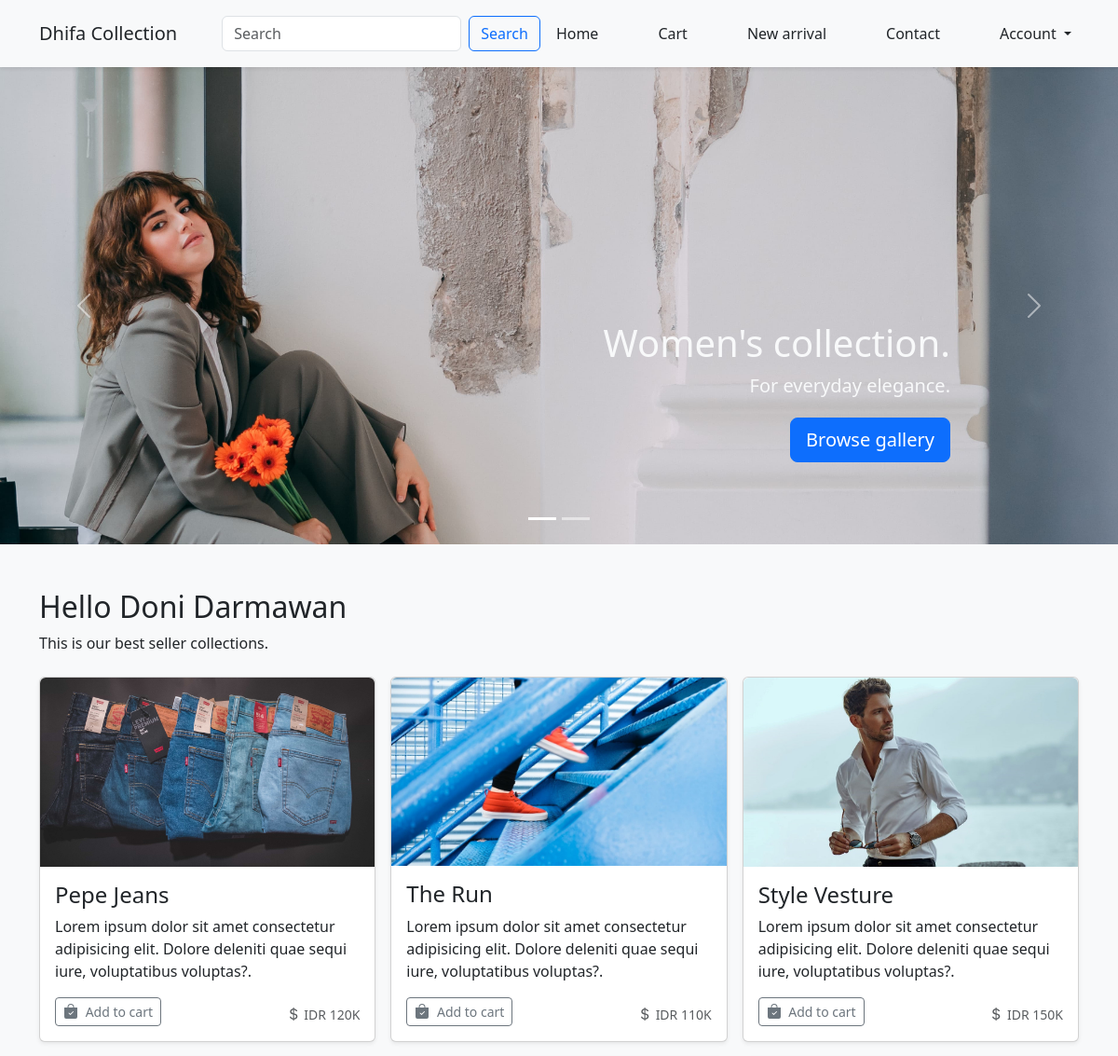
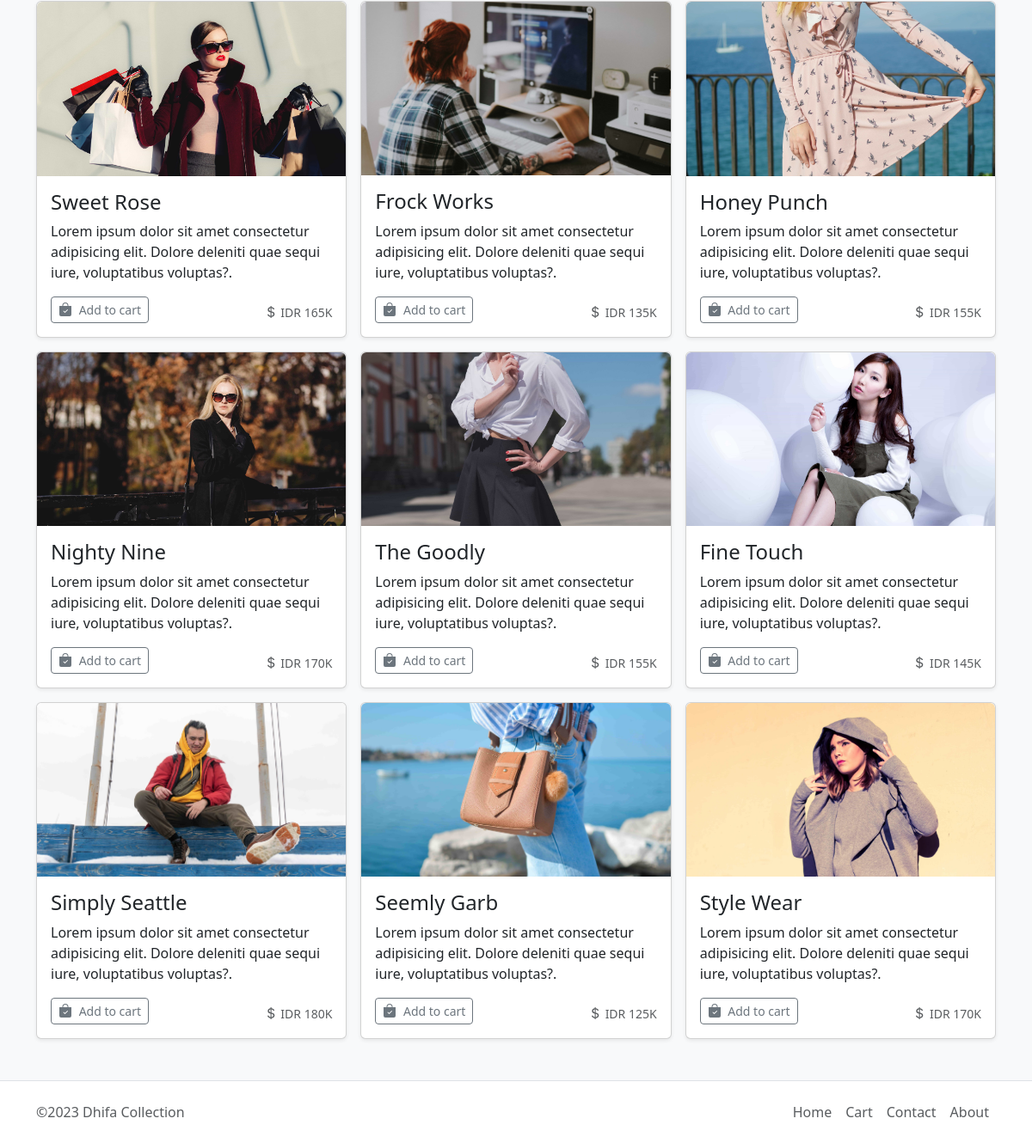
The page / (signed in) on the database its author committed (2 pictures, top to bottom).
### tables this page shows
CREATE TABLE `products` (
  `product_id` int(11) NOT NULL AUTO_INCREMENT,
  `name` varchar(100) NOT NULL,
  `price` bigint(20) NOT NULL,
  `qty` int(11) NOT NULL,
  PRIMARY KEY (`product_id`)
);

### src/Controller/HomeController.php (called while the page is built, shortened)
<?php
class HomeController
{
    public function home()
    {
        $connection = Database::get_connection();
        $sql = "SELECT product_id, name, price FROM products";
        $statement = $connection->prepare($sql);
        $statement->execute();
        $products = $statement->fetchAll();
        $model = [
            "title" => "Dhifa Collection",
            "content" => "Dhifa Collection",
            "products" => $products,
            "navbar" => Navbar::get_navbar(),
            "footer" => Footer::get_footer()
        ];
        View::render("HomeController/home", $model);
    }
}

### public/index.php (called while the page is built, shortened)
<?php
Router::run();

### src/App/View.php (called while the page is built, shortened)
<?php
class View
{
    public static function render(string $path, array $model)
    {
        require_once __DIR__ . "/../View/" . $path . ".php";
    }
}

### src/View/HomeController/home.php (the view, shortened to what this page needs)
<!DOCTYPE html>
<html lang="en">
<head>
    <link href="https://cdn.jsdelivr.net/npm/bootstrap@5.3.0/dist/css/bootstrap.min.css" rel="stylesheet">
</head>
<body>
    <?= $model["navbar"]; ?>
    <div id="myCarousel" class="carousel slide mb-0" data-bs-ride="carousel" data-bs-theme="light">
        <div class="carousel-indicators">
            <button type="button" data-bs-target="#myCarousel" data-bs-slide-to="0" class="active" aria-current="true" aria-label="Slide 1"></button>
            <button type="button" data-bs-target="#myCarousel" data-bs-slide-to="1" aria-label="Slide 2"></button>
        </div>
        <div class="carousel-inner">
            <div style="background-image: url('img/womens.jpg'); background-size: cover;" class="carousel-item active">
                <div class="container">
                    <div class="carousel-caption text-end text-light ">
                        <h1>Women's collection.</h1>
                        <p>For everyday elegance.</p>
                        <p><a class="btn btn-lg btn-primary" href="#">Browse gallery</a></p>
                    </div>
                </div>
            </div>
        </div>
        <button class="carousel-control-prev" type="button" data-bs-target="#myCarousel" data-bs-slide="prev">
            <span class="carousel-control-prev-icon" aria-hidden="true"></span>
        </button>
        <button class="carousel-control-next" type="button" data-bs-target="#myCarousel" data-bs-slide="next">
            <span class="carousel-control-next-icon" aria-hidden="true"></span>
        </button>
    </div>
    <div class="album py-5 bg-body-tertiary">
        <div class="container">
            <h2>
                Hello <?= $_SESSION["fullname"] ?>
            </h2>
            <p class="mb-4 text-lg-start">This is our best seller collections.</p>
            <div class="row row-cols-1 row-cols-sm-2 row-cols-lg-3 g-3">
                <?php
                foreach ($model["products"] as $product) {
                ?>
                    <div class="col">
                        <div class="card  shadow-sm">
                            <img class="rounded-top img-fluid" src="img/<?php echo $product["product_id"] ?>.jpg" alt="<?php echo $product["name"] ?>">
                            <div class="card-body">
                                <h4><?php echo $product["name"] ?></h4>
                                <p class="card-text">Lorem ipsum dolor sit amet consectetur adipisicing elit. Dolore deleniti quae sequi iure, voluptatibus voluptas?.</p>
                                <div class="d-flex justify-content-between align-items-center">
                                    <div class="btn-group">
                                        <button product_id="<?php echo $product["product_id"] ?>" product_name="<?php echo $product["name"] ?>" price="<?php echo $product["price"] ?>" type="button" class="myButton btn btn-sm btn-outline-secondary">
                                            Add to cart</button>
                                    </div>
                                    <small class="text-body-secondary">
                                        IDR
                                        <?php echo $product["price"] ?>K
                                    </small>
                                </div>
                            </div>
                        </div>
                    </div>
                <?php
                }
                ?>
            </div>
        </div>
    </div>
    <?= Footer::get_footer(); ?>
</body>
</html>

### src/App/Router.php (shortened to what this page needs)
<?php
class Router
{
    private static array $routes = [];
    public static function add(
        string $method,
        string $path,
        string $controller,
        string $function,
        array $middleware = [],
    ): void {
        self::$routes[] = [
            'method' => $method,
            'path' => $path,
            'controller' => $controller,
            'function' => $function,
            'middleware' => $middleware
        ];
    }
    public static function run(): void
    {
        $path = "/";
        $method = $_SERVER["REQUEST_METHOD"];
        foreach (self::$routes as $route) {
            if ($path == $route['path'] && $method == $route['method']) {
                $function = $route["function"];
                $controller = new $route["controller"];
                $controller->$function();
                return;
            }
        }
    }
}

### src/View/Navbar.php (shortened to what this page needs)
<?php
class Navbar
{
    public static function get_navbar(): string
    {
        return <<<NAVBAR
        <nav class="sticky-top navbar navbar-expand-lg bg-body-tertiary zindex-fixed shadow-sm">
            <div class="container py-2">
                <a class="text-dark fw-medium me-xl-5 me-lg-3 navbar-brand" href="#">Dhifa Collection</a>
                <button class="focus-ring navbar-toggler" style="--bs-focus-ring-width: 0" type="button" data-bs-toggle="collapse" data-bs-target="#navbarSupportedContent" aria-controls="navbarSupportedContent" aria-expanded="false" aria-label="Toggle navigation">
                    <span class="navbar-toggler-icon"></span>
                </button>
                <div class="mt-4 mt-lg-0 collapse navbar-collapse" id="navbarSupportedContent">
                    <form class="d-flex" role="search">
                        <input class="search_input form-control me-2" type="search" placeholder="Search" aria-label="Search">
                        <button class="btn btn-outline-primary" type="submit">Search</button>
                    </form>
                    <ul class="navbar-nav ms-auto mb-2 mb-lg-0">
                        <li class="nav-item me-xl-5 me-lg-3">
                            <a class="text-dark nav-link" aria-current="page" href="/">Home</a>
                        </li>
                        <li class="nav-item me-xl-5 me-lg-3">
                            <a class="text-dark nav-link" href="cart">Cart</a>
                        </li>
                        <li class="nav-item me-xl-5 me-lg-3">
                            <a class="text-dark nav-link" href="#">New arrival</a>
                        </li>
                        <li class="nav-item me-xl-5 me-lg-3">
                            <a class="text-dark nav-link" href="#">Contact</a>
                        </li>
                        <li class="nav-item dropdown">
                            <a class="text-dark nav-link dropdown-toggle" href="#" role="button" data-bs-toggle="dropdown" aria-expanded="false">
                                Account
                            </a>
                            <ul class="dropdown-menu">
                                <li><a class="text-dark dropdown-item" href="#">Edit Account</a></li>
                                <li><a class="text-light bg-danger dropdown-item" href="/logout">Logout</a></li>
                            </ul>
                        </li>
                    </ul>
                </div>
            </div>
        </nav>
        NAVBAR;
    }
}

### src/View/Footer.php (shortened to what this page needs)
<?php
class Footer
{
    public static function get_footer(): string
    {
        return <<<FOOTER
        <div class="border-top">
            <div class="container">
                <footer class="d-flex flex-wrap justify-content-evenly justify-content-sm-between align-items-center py-3">
                    <p class="nav col-md-4 mb-0 text-body-secondary">&copy;2023 Dhifa Collection</p>
                    <ul class="nav">
                        <li class="nav-item"><a href="/" class="nav-link px-2 text-body-secondary">Home</a></li>
                        <li class="nav-item"><a href="cart" class="nav-link px-2 text-body-secondary">Cart</a></li>
                        <li class="nav-item"><a href="#" class="nav-link px-2 text-body-secondary">Contact</a></li>
                        <li class="nav-item"><a href="#" class="nav-link px-2 text-body-secondary">About</a></li>
                    </ul>
                </footer>
            </div>
        </div>
        FOOTER;
    }
}

### src/View/HomeController/home.php (style rules this page uses)
.bi { vertical-align: -.125em; fill: currentColor; }
.carousel { margin-bottom: 4rem; }
.carousel-caption { bottom: 3rem; z-index: 10; }
.carousel-item { height: 32rem; }
@media (min-width: 40em) { .carousel-caption p { margin-bottom: 1.25rem; font-size: 1.25rem; line-height: 1.4; } }

### rows shown on the page
products: shows a picture, name "Pepe Jeans", price "120"
products: shows a picture, name "The Run", price "110"
products: shows a picture, name "Style Vesture", price "150"
products: shows a picture, name "Sweet Rose", price "165"
products: shows a picture, name "Frock Works", price "135"
products: shows a picture, name "Honey Punch", price "155"
products: shows a picture, name "Nighty Nine", price "170"
products: shows a picture, name "The Goodly", price "155"
products: shows a picture, name "Fine Touch", price "145"
products: shows a picture, name "Simply Seattle", price "180"
products: shows a picture, name "Seemly Garb", price "125"
products: shows a picture, name "Style Wear", price "170"
